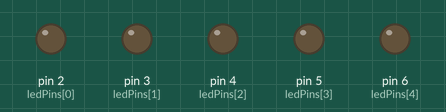
Simulated run of this sketch. Board: Arduino Uno, built with avr-gcc and run on an emulated ATmega328P. Shown: output pins drawn as LEDs (lit = HIGH).

Above: at 0.05 s.
At 3.55 s:
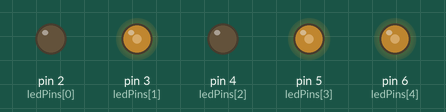
At 7.05 s:
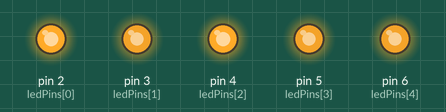
At 10.55 s:
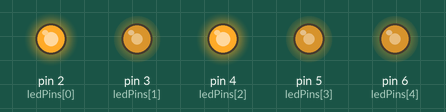
At 14.15 s:
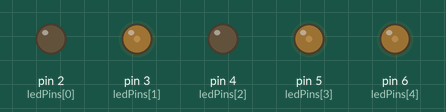
Timing chart, 0 to 20.3 s (numbered marks = the images above):
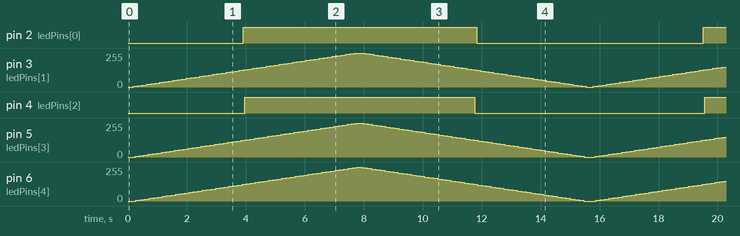

The sketch:

EXP_4.ino
```cpp
/*
Experiment No. : 04
Statement : Fade and brighten 5 LEDs alternatively.
Date of Exp. : xx/xx/xxxx
Author : Parth Kathale  (A-13)
*/

const int numLeds = 5;
int ledPins[numLeds] = {2,3,4,5,6}; // Adjust the pin numbers based on your circuit
int fadeSpeed = 5; // Adjust the fade speed as needed

void setup() {
  for (int i = 0; i < numLeds; i++) {
    pinMode(ledPins[i], OUTPUT);
  }
}

void loop() {
  // Fade in
  for (int brightness = 0; brightness <= 255; brightness += fadeSpeed) {
    for (int i = 0; i < numLeds; i++) {
      analogWrite(ledPins[i], brightness);
      delay(30); // Adjust the delay as needed
    }
  }

  // Fade out
  for (int brightness = 255; brightness >= 0; brightness -= fadeSpeed) {
    for (int i = numLeds - 1; i >= 0; i--) {
      analogWrite(ledPins[i], brightness);
      delay(30); // Adjust the delay as needed
    }
  }
}
```

Measured:
- by itself, pin 2 (ledPins[0]): alternates HIGH for 7.9 s and LOW for 7.7 s
- by itself, pin 4 (ledPins[2]): alternates HIGH for 7.8 s and LOW for 7.8 s
